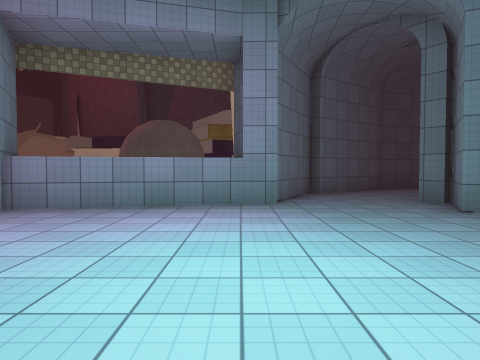
[1] (above)

16 first-person views from a walk through a scene from a Unity 3-D project. The camera is 1.3 m above the floor, tilts 2° down and sees 70° across. The floor is counted in squares, 2 m on a side. Each view is taken from the middle of a square. On the plan, view 1 faces up. The plan holds only what a view shows up to about 10 squares ahead; the rest is blank. The place goes on beyond the plan. The player is left out. Some animated figures are not drawn. Some surface patterns are stand-ins.

[2]
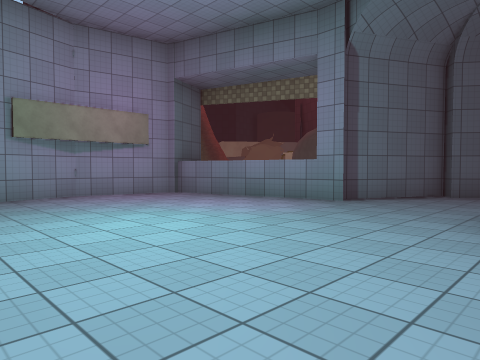

[3]
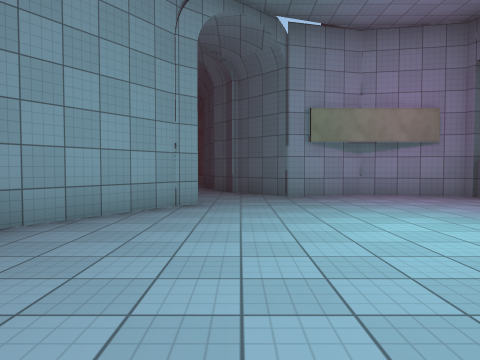

[4]
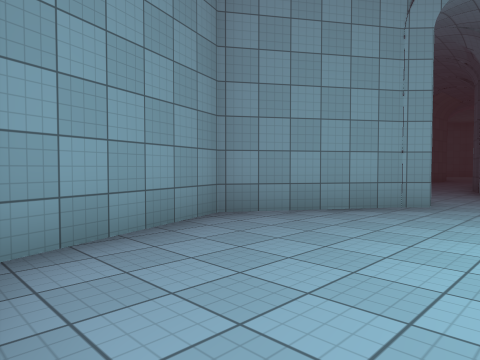

[5]
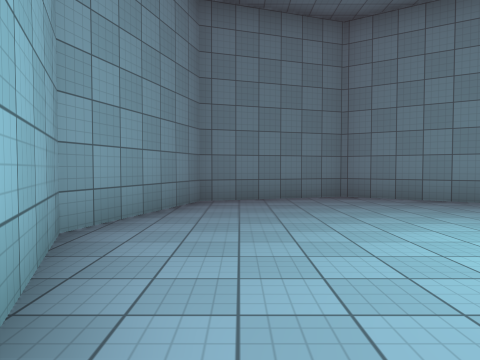

[6]
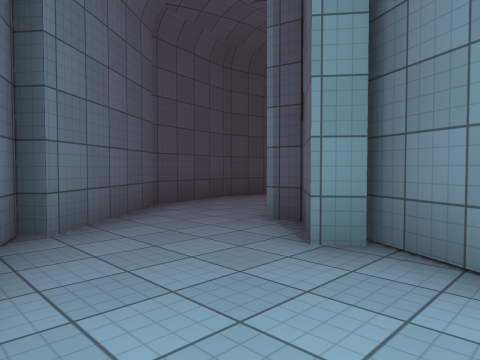

[7]
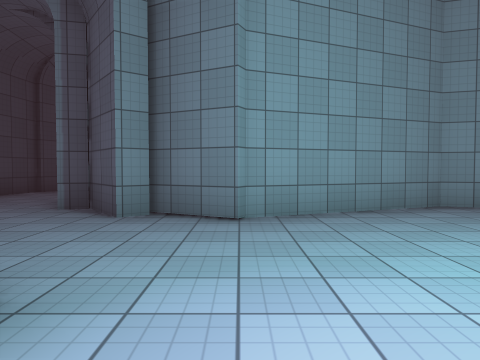

[8]
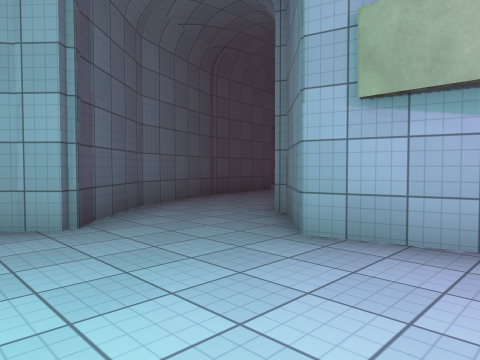

[9]
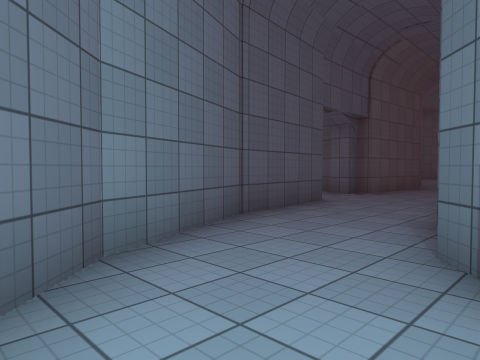

[10]
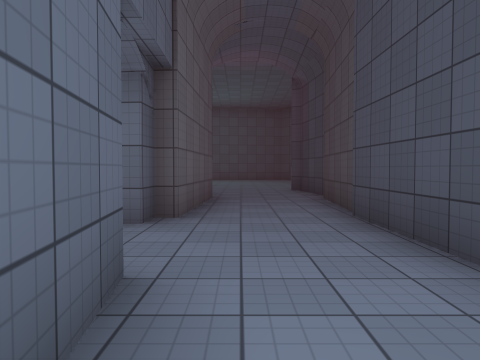

[11]
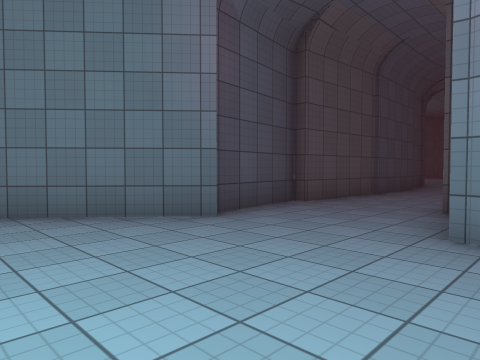

[12]
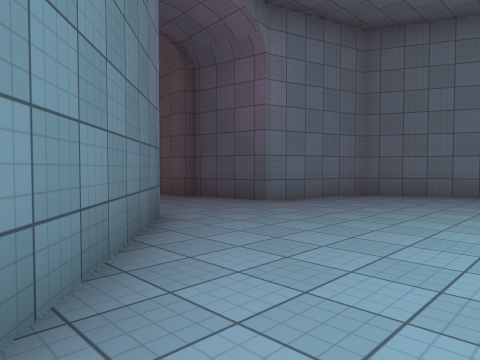

[13]
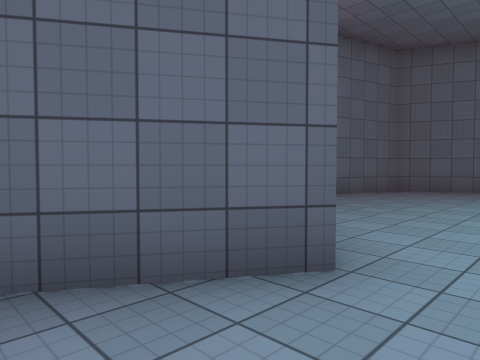

[14]
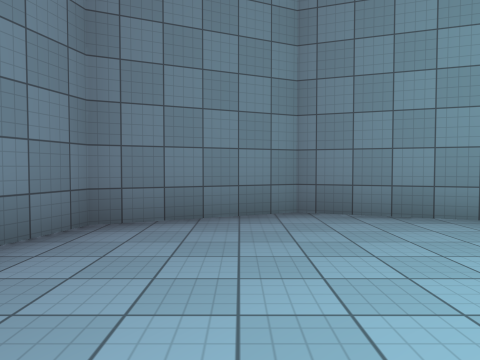

[15]
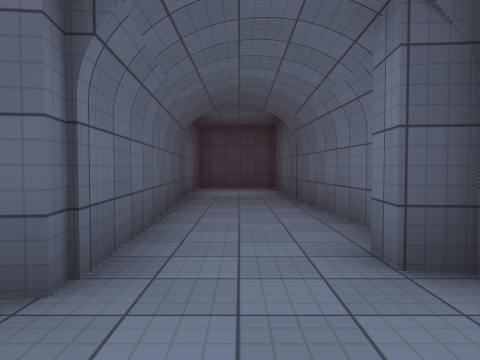

[16]
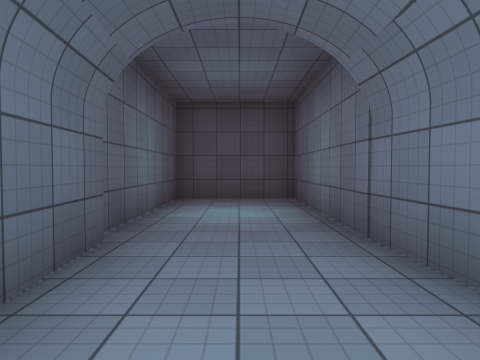

### Floor plan
Points are (right, up) in squares from view 1. A wall is a line through its corners. A room is listed if a view was taken in it or the views show most of it. See-through windows are left out.
Room 1 (views 1, 2, 3, 4, 5, 6, 7, 8)
walls: (3.2, 5) (4, 6.5); (0.8, 6.2) (0, 6.2); (0.1, 6.2) (-3.8, 5.3) (-4.2, 2.8) (-3.8, 1.1); (3.8, 6.2) (3.5, 6.6) (4.4, 7.4) (4.3, 7.9); (-2.2, -0.8) (-1.8, -1.1); (-2, -1.1) (0.7, -2.8) (3.8, -1.7) (4.8, 1.6) (3.4, 4.9); (4, 10.1) (2, 8.5) (1.8, 8.8) (0.6, 6.3); (6.4, 10.8) (4.1, 10.3)
ways out: opening at (-2.5, 0) to room 2
Room 2 (views 9, 10, 11, 12, 13, 14, 15)
walls: (-14.4, -0.9) (-16.9, -1.3); (-14.7, -3.6) (-11.4, -3.8); (-16.9, -1.6) (-19.6, 0.8); (-11.6, -1.4) (-14.4, -1.2); (-11.6, -4.1) (-11, -4.1); (-19.9, 1) (-18.8, 2.7); (-9.2, -1.4) (-11.8, -1.5); (-9.1, -3.7) (-6.4, -3.4); (-21.5, -7.4) (-19.8, -8) (-17.3, -6.9) (-16.5, -4.2) (-14.6, -3.9); (-6.6, -0.9) (-7.4, -1.2); (-6.5, -3.4) (-4, -2.5) (-2.2, -0.8); (-4.9, -0.2) (-5.3, -0.4) (-5.8, -0.8); (-3.8, 1.1) (-5, -0.1)
ways out: opening at (-2.5, 0) to room 1; opening at (-10, -3) to room 3
Room 3 (view 16)
walls: (-8.8, -9.1) (-9.1, -3.7); (-11.4, -4.9) (-11, -13.4); (-11.2, -13.3) (-8.5, -13.3) (-8.8, -9.4); (-11, -4.1) (-11, -4.8)
ways out: opening at (-10, -3) to room 2

Where each view was taken, in squares from view 1:
view 1: 0 up, 0 right, facing up
view 2: 0 up, 4 right, facing up-left
view 3: 0 up, 4 right, facing left
view 4: 1 up, 4 right, facing down-left
view 5: 5 up, 3 right, facing down
view 6: 5 up, 1 right, facing up-right
view 7: 5 up, 1 left, facing right
view 8: 3 up, 1 left, facing down-left
view 9: 0 up, 3 left, facing down-left
view 10: 3 down, 7 left, facing left
view 11: 5 down, 20 left, facing up-right
view 12: 1 up, 21 left, facing down-right
view 13: 3 up, 21 left, facing down-right
view 14: 3 down, 19 left, facing down
view 15: 2 down, 10 left, facing down
view 16: 6 down, 10 left, facing down
